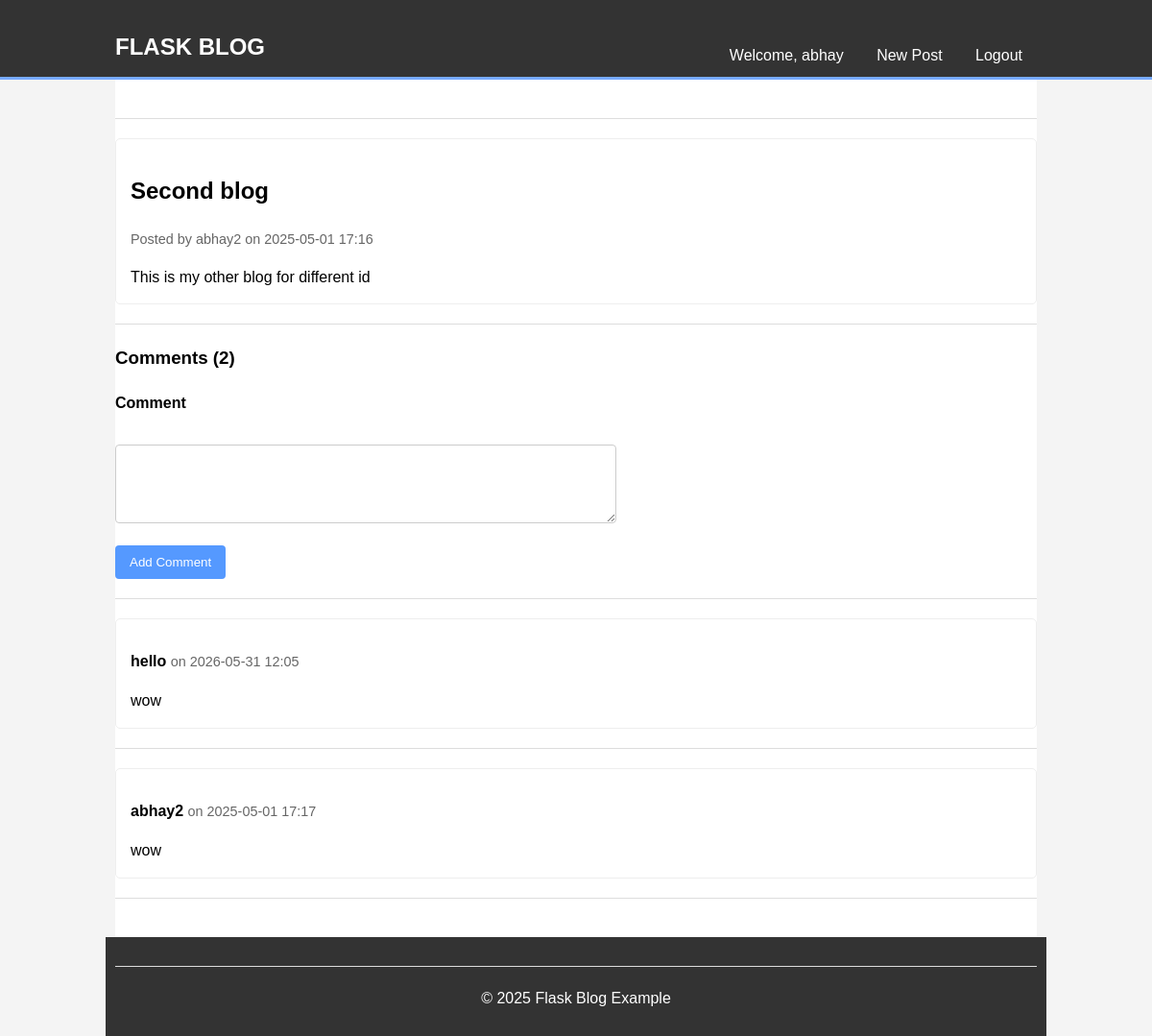
The app's page /post/2 (signed in) with its own data.
### models.py (models this page shows, shortened)
class User(db.Model, UserMixin):
    id = db.Column(db.Integer, primary_key=True)
    username = db.Column(db.String(100), unique=True, nullable=False, index=True) # Added index
    password_hash = db.Column(db.String(256), nullable=False) # Store hash, not raw password
    posts = db.relationship('Post', back_populates='author', lazy='dynamic', cascade='all, delete-orphan')
    comments = db.relationship('Comment', back_populates='user', lazy='dynamic', cascade='all, delete-orphan')

class Post(db.Model):
    id = db.Column(db.Integer, primary_key=True)
    title = db.Column(db.String(120), nullable=False)
    content = db.Column(db.Text, nullable=False)
    date_posted = db.Column(db.DateTime, nullable=False, default=lambda: datetime.now(timezone.utc), index=True)
    author_id = db.Column(db.Integer, db.ForeignKey('user.id'), nullable=False)
    author = db.relationship('User', back_populates='posts')
    comments = db.relationship('Comment', back_populates='post', lazy='dynamic', cascade='all, delete-orphan')

class Comment(db.Model):
    id = db.Column(db.Integer, primary_key=True)
    content = db.Column(db.Text, nullable=False)
    date_posted = db.Column(db.DateTime, nullable=False, default=lambda: datetime.now(timezone.utc), index=True)
    post_id = db.Column(db.Integer, db.ForeignKey('post.id'), nullable=False)
    user_id = db.Column(db.Integer, db.ForeignKey('user.id'), nullable=False)
    post = db.relationship('Post', back_populates='comments')
    user = db.relationship('User', back_populates='comments')

### main.py (the view, shortened to what this page needs)
@app.route('/post/<int:post_id>', methods=['GET', 'POST'])
def view_post(post_id):
    post = db.session.get(Post, post_id)
    if not post:
        abort(404)
    form = CommentForm()
    comments = db.session.scalars(
        db.select(Comment)
        .where(Comment.post_id == post.id)
        .order_by(Comment.date_posted.desc())
    ).all()
    return render_template('post.html', post=post, comments=comments, form=form, title=post.title)

### forms.py
class CommentForm(FlaskForm):
    content = TextAreaField('Comment', validators=[DataRequired()])
    submit = SubmitField('Add Comment')

### main.py (called while the page is built)
@login_manager.user_loader
def load_user(user_id):
    return db.session.get(User, int(user_id))

### templates/post.html (shortened to what this page needs)
{% extends "base.html" %}
{% block content %}
  {% if post %}
    <article class="post-full">
      <h2>{{ post.title }}</h2>
      <p class="post-meta">
          Posted by {{ post.author.username }}
          on {{ post.date_posted.strftime('%Y-%m-%d %H:%M') }}
      </p>
      <div class="post-content">
          {{ post.content }}
      </div>
    </article>
    <hr>
    <section class="comments">
      <h3>Comments ({{ comments|length }})</h3>
      {% if current_user.is_authenticated %}
        <form method="POST" action="{{ url_for('view_post', post_id=post.id) }}">
            <div>
              {{ form.content.label }}<br>
              {{ form.content(cols=60, rows=4) }}<br>
            </div>
            <div>
              {{ form.submit() }}
            </div>
        </form>
        <hr>
      {% else %}
        <p><a href="{{ url_for('login', next=request.url) }}">Login</a> to add a comment.</p>
        <hr>
      {% endif %}
      {% if comments %}
        {% for comment in comments %}
            <article class="comment">
              <p>
                  <strong>{{ comment.user.username }}</strong>
                  <small>on {{ comment.date_posted.strftime('%Y-%m-%d %H:%M') }}</small>
              </p>
              <div>{{ comment.content }}</div>
            </article>
            <hr>
        {% endfor %}
      {% else %}
          <p>No comments yet. Be the first!</p>
      {% endif %}
    </section>
  {% endif %}
{% endblock %}

### templates/base.html (shortened to what this page needs)
<!DOCTYPE html>
<html lang="en">
<head>
    <link rel="stylesheet" href="{{ url_for('static', filename='css/style.css') }}">
</head>
<body>
    <header>
      <nav class="container">
        <h1><a href="{{ url_for('index') }}" style="color:inherit; text-decoration:none;">Flask Blog</a></h1>
        <ul>
          {% if current_user.is_authenticated %}
            <li>Welcome, {{ current_user.username }}</li>
            <li><a href="{{ url_for('create_post') }}">New Post</a></li>
            <li><a href="{{ url_for('logout') }}">Logout</a></li>
          {% else %}
            <li><a href="{{ url_for('login') }}">Login</a></li>
            <li><a href="{{ url_for('register') }}">Register</a></li>
          {% endif %}
        </ul>
      </nav>
    </header>
    <main class="container">
      <hr>
      {% block content %}{% endblock %}
    </main>
    <footer class="container">
        <hr>
        <p>© 2025 Flask Blog Example</p>
    </footer>
</body>
</html>

### static/css/style.css (style rules this page uses)
body { font-family: sans-serif; line-height: 1.6; margin: 0; padding: 0; background-color: #f4f4f4; }
.container { width: 80%; margin: auto; overflow: hidden; }
header { background: #333; color: #fff; padding-top: 10px; min-height: 70px; border-bottom: #77aaff 3px solid; }
header h1 a { color: #fff; text-decoration: none; text-transform: uppercase; float: left; }
header nav ul { padding: 0; margin: 0; list-style: none; float: right; margin-top: 15px; }
header nav ul li { display: inline; padding: 0 15px; }
header nav ul li a { color: #fff; text-decoration: none; }
main { padding: 20px 0; background-color: #fff; min-height: 400px; }
footer { background: #333; color: #fff; text-align: center; padding: 10px; margin-top: 20px; }
form div { margin-bottom: 15px; }
form label { display: block; margin-bottom: 5px; font-weight: bold; }
form input[type="text"], form input[type="password"], form textarea { width: 95%; padding: 10px; border: 1px solid #ccc; border-radius: 4px; max-width: 500px; }
form input[type="submit"] { background: #5599ff; color: #fff; border: none; padding: 10px 15px; cursor: pointer; border-radius: 4px; }
.post-summary, .post-full, .comment { background: #fff; padding: 15px; margin-bottom: 15px; border: 1px solid #eee; border-radius: 5px; }
.post-meta, .comment p small { color: #666; font-size: 0.9em; }
.post-content, .comment div { margin-top: 10px; }
hr { border: 0; height: 1px; background: #ddd; margin: 20px 0; }

### records on screen
User: username "abhay"
Post: title "Second blog", date_posted "2025-05-01 17:16", content "This is my other blog for different id"
User: author.username "abhay2"
Comment: user.username "hello", date_posted "2026-05-31 12:05", content "wow"
Comment: user.username "abhay2", date_posted "2025-05-01 17:17", content "wow"

### other values on screen
{{ comments|length }} "2"
